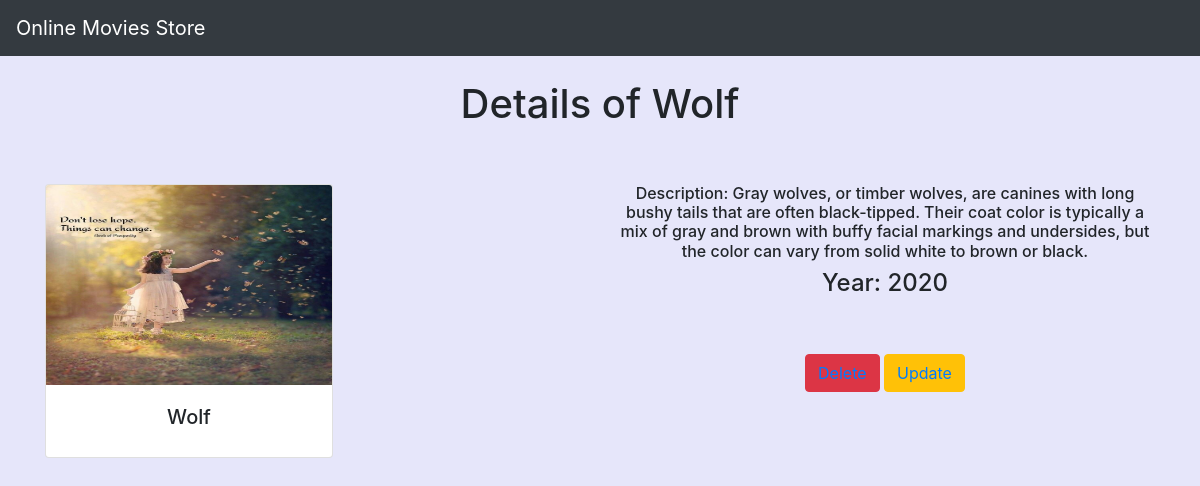
/movie/3/, run on the app's committed database.
### movie_app/models.py (models this page shows, shortened)
class Movie(models.Model):
    name=models.CharField(max_length=250)
    desc=models.TextField()
    year=models.IntegerField()
    img=models.ImageField(upload_to='gallery')

### movie_app/views.py (the view)
# urls.py: path('movie/<int:movie_id>/',views.details,name='details'),
def details(request,movie_id):
    movie=Movie.objects.get(id=movie_id)
    return render(request,"detail.html",{'movie':movie})

### template/detail.html
{% extends 'base.html' %}
{% block body %}<br>
<h1>Details of {{movie.name}}</h1><br><br>
<div class="container">
    <div class="row">
        <div class="col-md-6">
            <div class="card" style="width: 18rem;">
                <img class="card-img-top" src="{{movie.img.url}} " width=100 height=200 alt="Card image cap">
                    <div class="card-body">
                        <h5 >{{movie.name}}</h5>
                    </div>
            </div>
        </div>
        <div class="col-md-6" >
                         <h6 >Description: {{movie.desc}}</h6>
                        <h4 >Year: {{movie.year}}</h4><br><br>
            <button class="btn btn-danger"><a href="{% url 'movie_app:delete' movie.id %}">Delete</a></button>
                        <button class="btn btn-warning"><a href="{% url 'movie_app:update' movie.id %}">Update</a></button>
            </div>
    </div>
</div>
{% endblock %}

### static/style.css (style rules this page uses)
body { background-color:lavender; text-align:center; }

### data on the page
Movie: name "Wolf", img (picture), desc "Gray wolves, or timber wolves, are canines with long bushy tails that are often black-tipped. Their coat color is typically a mix of gray and brown with buffy facial markings and undersides, but the color can vary from solid white to brown or black.", year "2020"
